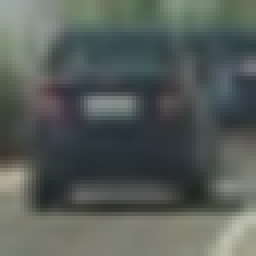
%> input picture code/image0000.png, 64 x 64 px (shown 4 times larger)
$ octave --eval "result = preprocess_red(imread('image0000.png'));"   (GNU Octave 9; MATLAB toolbox functions it lacks are replaced by stand-ins)
%> lines starting %> are read from the running program, lines starting %| are printed output that depends on the picture
function im_r_usig = preprocess_red(im)
im_d = im2double(im);
im_c = imadjust(im_d, stretchlim(im_d));
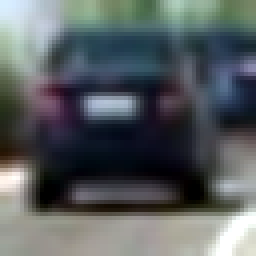
%> im_c: size 64x64x3 double (shown 4 times larger); mean R, G, B 0.35, 0.373, 0.381
im_b = im_c(:,:,3);
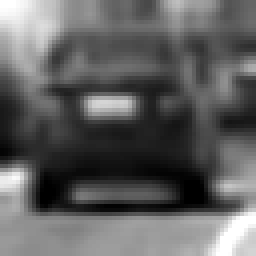
%> im_b: size 64x64 double (shown 4 times larger); min 0, max 1, mean 0.381
im_g = im_c(:,:,2);
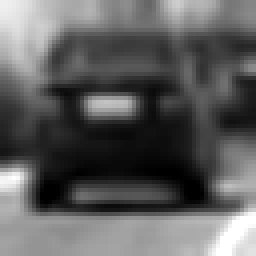
%> im_g: size 64x64 double (shown 4 times larger); min 0, max 1, mean 0.373
im_r = im_c(:,:,1);
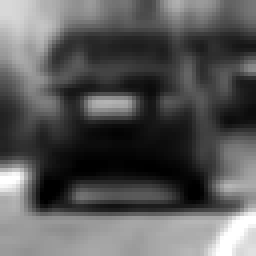
%> im_r: size 64x64 double (shown 4 times larger); min 0, max 1, mean 0.35
im_r = medfilt2(im_r, [3 3]);
im_g = medfilt2(im_g, [3 3]);
im_b = medfilt2(im_b, [3 3]);
im_r = max(0,min((im_r - im_b), (im_r - im_g)) ./ (im_r + im_g + im_b));
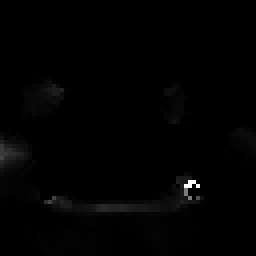
%> im_r: size 64x64 double (shown 4 times larger); min 0, max 1, mean 0.00842
im_r_usig = im2uint8(im_r);
end
